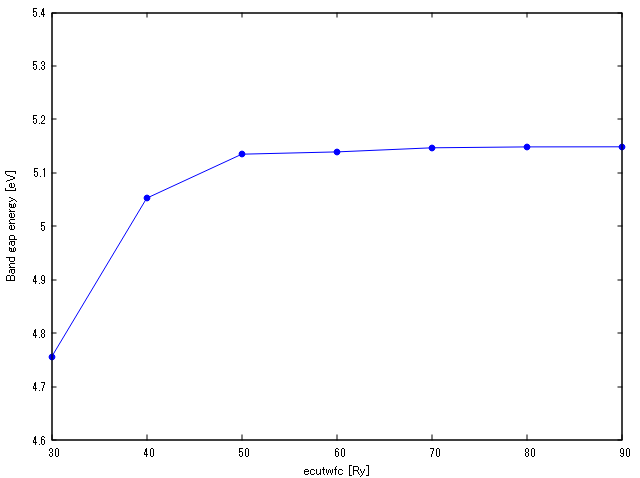

The script that drew this image:
#    
#    	G N U P L O T
#    	Version 5.4 patchlevel 1    last modified 2020-12-01 
#    
#    	Copyright (C) 1986-1993, 1998, 2004, 2007-2020
#    	Thomas Williams, Colin Kelley and many others
#    
#    	gnuplot home:     http://www.gnuplot.info
#    	faq, bugs, etc:   type "help FAQ"
#    	immediate help:   type "help"  (plot window: hit 'h')
# set terminal qt 0 font "Sans,9"
# set output
unset clip points
set clip one
unset clip two
unset clip radial
set errorbars front 1.000000 
set border 31 front lt black linewidth 1.000 dashtype solid
set zdata 
set ydata 
set xdata 
set y2data 
set x2data 
set boxwidth
set boxdepth 0
set style fill  empty border
set style rectangle back fc  bgnd fillstyle   solid 1.00 border lt -1
set style circle radius graph 0.02 
set style ellipse size graph 0.05, 0.03 angle 0 units xy
set dummy x, y
set format x "% h" 
set format y "% h" 
set format x2 "% h" 
set format y2 "% h" 
set format z "% h" 
set format cb "% h" 
set format r "% h" 
set ttics format "% h"
set timefmt "%d/%m/%y,%H:%M"
set angles radians
set tics back
unset grid
unset raxis
set theta counterclockwise right
set style parallel front  lt black linewidth 2.000 dashtype solid
set key notitle
set key fixed right top vertical Right noreverse enhanced autotitle nobox
set key noinvert samplen 4 spacing 1 width 0 height 0 
set key maxcolumns 0 maxrows 0
set key noopaque
unset label
unset arrow
unset style line
unset style arrow
set style histogram clustered gap 2 title textcolor lt -1
unset object
unset walls
set style textbox  transparent margins  1.0,  1.0 border  lt -1 linewidth  1.0
set offsets 0, 0, 0, 0
set pointsize 1
set pointintervalbox 1
set encoding sjis
unset polar
unset parametric
unset spiderplot
unset decimalsign
unset micro
unset minussign
set view 60, 30, 1, 1
set view azimuth 0
set rgbmax 255
set samples 100, 100
set isosamples 10, 10
set surface 
unset contour
set cntrlabel  format '%8.3g' font '' start 5 interval 20
set mapping cartesian
set datafile separator whitespace
set datafile nocolumnheaders
unset hidden3d
set cntrparam order 4
set cntrparam linear
set cntrparam levels 5
set cntrparam levels auto
set cntrparam firstlinetype 0 unsorted
set cntrparam points 5
set size ratio 0 1,1
set origin 0,0
set style data points
set style function lines
unset xzeroaxis
unset yzeroaxis
unset zzeroaxis
unset x2zeroaxis
unset y2zeroaxis
set xyplane relative 0.5
set tics scale  1, 0.5, 1, 1, 1
set mxtics default
set mytics default
set mztics default
set mx2tics default
set my2tics default
set mcbtics default
set mrtics default
set nomttics
set xtics border in scale 1,0.5 mirror norotate  autojustify
set xtics  norangelimit autofreq 
set ytics border in scale 1,0.5 mirror norotate  autojustify
set ytics  norangelimit autofreq 
set ztics border in scale 1,0.5 nomirror norotate  autojustify
set ztics  norangelimit autofreq 
unset x2tics
unset y2tics
set cbtics border in scale 1,0.5 mirror norotate  autojustify
set cbtics  norangelimit autofreq 
set rtics axis in scale 1,0.5 nomirror norotate  autojustify
set rtics  norangelimit autofreq 
unset ttics
set title "" 
set title  font "" textcolor lt -1 norotate
set timestamp bottom 
set timestamp "" 
set timestamp  font "" textcolor lt -1 norotate
set trange [ * : * ] noreverse nowriteback
set urange [ * : * ] noreverse nowriteback
set vrange [ * : * ] noreverse nowriteback
set xlabel "ecutwfc [Ry]" 
set xlabel  font "" textcolor lt -1 norotate
set x2label "" 
set x2label  font "" textcolor lt -1 norotate
set xrange [ 30.0000 : 90.0000 ] noreverse writeback
set x2range [ 30.0000 : 90.0000 ] noreverse writeback
set ylabel "Band gap energy [eV]" 
set ylabel  font "" textcolor lt -1 rotate
set y2label "" 
set y2label  font "" textcolor lt -1 rotate
set yrange [ 4.60000 : 5.40000 ] noreverse writeback
set y2range [ * : * ] noreverse writeback
set zlabel "" 
set zlabel  font "" textcolor lt -1 norotate
set zrange [ * : * ] noreverse writeback
set cblabel "" 
set cblabel  font "" textcolor lt -1 rotate
set cbrange [ * : * ] noreverse writeback
set rlabel "" 
set rlabel  font "" textcolor lt -1 norotate
set rrange [ * : * ] noreverse writeback
unset logscale
unset jitter
set zero 1e-08
set lmargin  -1
set bmargin  -1
set rmargin  -1
set tmargin  -1
set locale "Japanese_Japan.932"
set pm3d explicit at s
set pm3d scansautomatic
set pm3d interpolate 1,1 flush begin noftriangles noborder corners2color mean
set pm3d clip z 
set pm3d nolighting
set palette positive nops_allcF maxcolors 0 gamma 1.5 color model RGB 
set palette rgbformulae 7, 5, 15
set colorbox default
set colorbox vertical origin screen 0.9, 0.2 size screen 0.05, 0.6 front  noinvert bdefault
set style boxplot candles range  1.50 outliers pt 7 separation 1 labels auto unsorted
set loadpath 
set fontpath
set psdir
set fit brief errorvariables nocovariancevariables errorscaling prescale nowrap v5
GNUTERM = "qt"
VoxelDistance = 0.0
## Last datafile plotted: "ecut_band.dat"
p 'ecut_band.dat' using 1:($3-$2) w lp pt 7 lc 'blue' title ''
#    EOF
